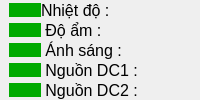
                                       <widget class="QWidget" name="widget_71" native="true">
                                        <layout class="QVBoxLayout" name="verticalLayout_33">
                                         <property name="leftMargin">
                                          <number>0</number>
                                         </property>
                                         <property name="topMargin">
                                          <number>0</number>
                                         </property>
                                         <property name="rightMargin">
                                          <number>0</number>
                                         </property>
                                         <property name="bottomMargin">
                                          <number>0</number>
                                         </property>
                                         <item>
                                          <widget class="QWidget" name="widget_54" native="true">
                                           <layout class="QVBoxLayout" name="verticalLayout_16">
                                            <property name="spacing">
                                             <number>0</number>
                                            </property>
                                            <property name="topMargin">
                                             <number>0</number>
                                            </property>
                                            <property name="rightMargin">
                                             <number>0</number>
                                            </property>
                                            <property name="bottomMargin">
                                             <number>0</number>
                                            </property>
                                            <item>
                                             <widget class="QWidget" name="widget_66" native="true">
                                              <layout class="QHBoxLayout" name="horizontalLayout_36">
                                               <property name="spacing">
                                                <number>0</number>
                                               </property>
                                               <property name="leftMargin">
                                                <number>0</number>
                                               </property>
                                               <property name="topMargin">
                                                <number>0</number>
                                               </property>
                                               <property name="rightMargin">
                                                <number>0</number>
                                               </property>
                                               <property name="bottomMargin">
                                                <number>0</number>
                                               </property>
                                               <item>
                                                <widget class="QPushButton" name="pushButton_nhietdo_3">
                                                 <property name="sizePolicy">
                                                  <sizepolicy hsizetype="Fixed" vsizetype="Fixed">
                                                   <horstretch>0</horstretch>
                                                   <verstretch>0</verstretch>
                                                  </sizepolicy>
                                                 </property>
                                                 <property name="styleSheet">
                                                  <string notr="true">
QPushButton {
    border-radius: 10px;
background-color: rgb(0, 170, 0);
}</string>
                                                 </property>
                                                 <property name="text">
                                                  <string/>
                                                 </property>
                                                 <property name="iconSize">
                                                  <size>
                                                   <width>20</width>
                                                   <height>20</height>
                                                  </size>
                                                 </property>
                                                </widget>
                                               </item>
                                               <item>
                                                <widget class="QLabel" name="label_nhietdo_2">
                                                 <property name="font">
                                                  <font>
                                                   <pointsize>12</pointsize>
                                                   <italic>false</italic>
                                                   <bold>false</bold>
                                                  </font>
                                                 </property>
                                                 <property name="styleSheet">
                                                  <string notr="true">color: rgb(0, 0, 0);
font: 12pt &quot;Segoe UI&quot;;</string>
                                                 </property>
                                                 <property name="text">
                                                  <string>Nhiệt độ : </string>
                                                 </property>
                                                </widget>
                                               </item>
                                              </layout>
                                             </widget>
                                            </item>
                                            <item>
                                             <widget class="QWidget" name="widget_67" native="true">
                                              <layout class="QHBoxLayout" name="horizontalLayout_37">
                                               <property name="spacing">
                                                <number>0</number>
                                               </property>
                                               <property name="leftMargin">
                                                <number>0</number>
                                               </property>
                                               <property name="topMargin">
                                                <number>0</number>
                                               </property>
                                               <property name="rightMargin">
                                                <number>0</number>
                                               </property>
                                               <property name="bottomMargin">
                                                <number>0</number>
                                               </property>
                                               <item>
                                                <widget class="QPushButton" name="pushButton_doam_3">
                                                 <property name="sizePolicy">
                                                  <sizepolicy hsizetype="Fixed" vsizetype="Fixed">
                                                   <horstretch>0</horstretch>
                                                   <verstretch>0</verstretch>
                                                  </sizepolicy>
                                                 </property>
                                                 <property name="styleSheet">
                                                  <string notr="true">
QPushButton {
    border-radius: 10px;
background-color: rgb(0, 170, 0);
}</string>
                                                 </property>
                                                 <property name="text">
                                                  <string/>
                                                 </property>
                                                </widget>
                                               </item>
                                               <item>
                                                <widget class="QLabel" name="label_doam_4">
                                                 <property name="font">
                                                  <font>
                                                   <pointsize>12</pointsize>
                                                   <italic>false</italic>
                                                   <bold>false</bold>
                                                  </font>
                                                 </property>
                                                 <property name="styleSheet">
                                                  <string notr="true">color: rgb(0, 0, 0);
font: 12pt &quot;Segoe UI&quot;;</string>
                                                 </property>
                                                 <property name="text">
                                                  <string> Độ ẩm :</string>
                                                 </property>
                                                </widget>
                                               </item>
                                              </layout>
                                             </widget>
                                            </item>
                                            <item>
                                             <widget class="QWidget" name="widget_68" native="true">
                                              <layout class="QHBoxLayout" name="horizontalLayout_38">
                                               <property name="spacing">
                                                <number>0</number>
                                               </property>
                                               <property name="leftMargin">
                                                <number>0</number>
                                               </property>
                                               <property name="topMargin">
                                                <number>0</number>
                                               </property>
                                               <property name="rightMargin">
                                                <number>0</number>
                                               </property>
                                               <property name="bottomMargin">
                                                <number>0</number>
                                               </property>
                                               <item>
                                                <widget class="QPushButton" name="pushButton_anhsang_3">
                                                 <property name="sizePolicy">
                                                  <sizepolicy hsizetype="Fixed" vsizetype="Fixed">
                                                   <horstretch>0</horstretch>
                                                   <verstretch>0</verstretch>
                                                  </sizepolicy>
                                                 </property>
                                                 <property name="styleSheet">
                                                  <string notr="true">
QPushButton {
    border-radius: 10px;
background-color: rgb(0, 170, 0);
}</string>
                                                 </property>
                                                 <property name="text">
                                                  <string/>
                                                 </property>
                                                </widget>
                                               </item>
                                               <item>
                                                <widget class="QLabel" name="label_anhsang_3">
                                                 <property name="font">
                                                  <font>
                                                   <pointsize>12</pointsize>
                                                   <italic>false</italic>
                                                   <bold>false</bold>
                                                  </font>
                                                 </property>
                                                 <property name="styleSheet">
                                                  <string notr="true">color: rgb(0, 0, 0);
font: 12pt &quot;Segoe UI&quot;;</string>
                                                 </property>
                                                 <property name="text">
                                                  <string> Ánh sáng :</string>
                                                 </property>
                                                </widget>
                                               </item>
                                              </layout>
                                             </widget>
                                            </item>
                                            <item>
                                             <widget class="QWidget" name="widget_69" native="true">
                                              <layout class="QHBoxLayout" name="horizontalLayout_39">
                                               <property name="spacing">
                                                <number>0</number>
                                               </property>
                                               <property name="leftMargin">
                                                <number>0</number>
                                               </property>
                                               <property name="topMargin">
                                                <number>0</number>
                                               </property>
                                               <property name="rightMargin">
                                                <number>0</number>
                                               </property>
                                               <property name="bottomMargin">
                                                <number>0</number>
                                               </property>
                                               <item>
                                                <widget class="QPushButton" name="pushButton_dc1_3">
                                                 <property name="sizePolicy">
                                                  <sizepolicy hsizetype="Fixed" vsizetype="Fixed">
                                                   <horstretch>0</horstretch>
                                                   <verstretch>0</verstretch>
                                                  </sizepolicy>
                                                 </property>
                                                 <property name="styleSheet">
                                                  <string notr="true">
QPushButton {
    border-radius: 10px;
background-color: rgb(0, 170, 0);
}</string>
                                                 </property>
                                                 <property name="text">
                                                  <string/>
                                                 </property>
                                                </widget>
                                               </item>
                                               <item>
                                                <widget class="QLabel" name="label_dc1_3">
                                                 <property name="font">
                                                  <font>
                                                   <pointsize>12</pointsize>
                                                   <italic>false</italic>
                                                   <bold>false</bold>
                                                  </font>
                                                 </property>
                                                 <property name="styleSheet">
                                                  <string notr="true">color: rgb(0, 0, 0);
font: 12pt &quot;Segoe UI&quot;;</string>
                                                 </property>
                                                 <property name="text">
                                                  <string> Nguồn DC1 :</string>
                                                 </property>
                                                </widget>
                                               </item>
                                              </layout>
                                             </widget>
                                            </item>
                                            <item>
                                             <widget class="QWidget" name="widget_70" native="true">
                                              <layout class="QHBoxLayout" name="horizontalLayout_59">
                                               <property name="spacing">
                                                <number>0</number>
                                               </property>
                                               <property name="leftMargin">
                                                <number>0</number>
                                               </property>
                                               <property name="topMargin">
                                                <number>0</number>
                                               </property>
                                               <property name="rightMargin">
                                                <number>0</number>
                                               </property>
                                               <property name="bottomMargin">
                                                <number>0</number>
                                               </property>
                                               <item>
                                                <widget class="QPushButton" name="pushButton_dc2_3">
                                                 <property name="sizePolicy">
                                                  <sizepolicy hsizetype="Fixed" vsizetype="Fixed">
                                                   <horstretch>0</horstretch>
                                                   <verstretch>0</verstretch>
                                                  </sizepolicy>
                                                 </property>
                                                 <property name="styleSheet">
                                                  <string notr="true">
QPushButton {
    border-radius: 10px;
background-color: rgb(0, 170, 0);
}</string>
                                                 </property>
                                                 <property name="text">
                                                  <string/>
                                                 </property>
                                                </widget>
                                               </item>
                                               <item>
                                                <widget class="QLabel" name="label_dc2_3">
                                                 <property name="font">
                                                  <font>
                                                   <pointsize>12</pointsize>
                                                   <italic>false</italic>
                                                   <bold>false</bold>
                                                  </font>
                                                 </property>
                                                 <property name="styleSheet">
                                                  <string notr="true">color: rgb(0, 0, 0);
font: 12pt &quot;Segoe UI&quot;;</string>
                                                 </property>
                                                 <property name="text">
                                                  <string> Nguồn DC2 :</string>
                                                 </property>
                                                </widget>
                                               </item>
                                              </layout>
                                             </widget>
                                            </item>
                                           </layout>
                                          </widget>
                                         </item>
                                        </layout>
                                       </widget>
